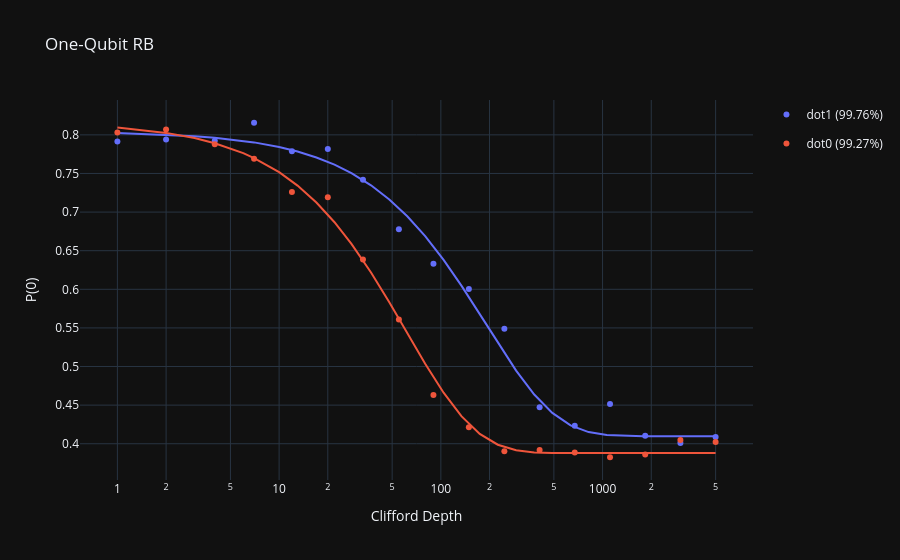

The notebook cell saved with this chart:
### Code cell
import re

import plotly.colors
import plotly.graph_objects as go

data_path = Path.home() / "Documents/repositories/boulder-opal-scale-up/examples/scaleup/equal1_calibration_store/calibration_data/"

job_files = [
    data_path / "one_qubit_rb-2026-05-16T04:28:55.031094+00:00.json",
    data_path / "one_qubit_rb-2026-05-16T02:36:01.630621+00:00.json",
]

colors = plotly.colors.qualitative.Plotly
fig = go.Figure()

for i, job_file in enumerate(job_files):
    color = colors[i % len(colors)]

    with job_file.open() as f:
        job_data = json.load(f)

    job_id = job_data["id"]
    entry = job_data["calibration_log"][0]
    params = {**entry["parameters"], "min_valid_shots": 100}

    record = {
        "job_id": job_id,
        "experiment_name": entry["experiment_name"],
        "parameters": params,
        "measurements": entry["measurements"],
    }

    replay = replay_record(record)
    analysis_value = replay.action.updates.value

    if isinstance(analysis_value, AnalysisResult):
        fit_result = analysis_value.value

        # Qubit name is in subtitle: "qubit dot0, X gate"
        qubit_name = job_file.stem  # fallback
        for plot in replay.plots:
            if isinstance(plot, LinePlot) and plot.config.subtitle:
                match = re.search(r"qubit\s+(\S+?)(?:,|\s|$)", plot.config.subtitle)
                if match:
                    qubit_name = match.group(1)
                break

        fidelity_pct = fit_result.fidelity.value * 100
        label = f"{qubit_name} ({fidelity_pct:.2f}%)"

        fig.add_trace(go.Scatter(
            x=params["clifford_depths"],
            y=fit_result.probability_ground,
            mode="markers",
            name=label,
            marker=dict(color=color),
            legendgroup=label,
        ))
        fig.add_trace(go.Scatter(
            x=fit_result.x_fit,
            y=fit_result.y_fit,
            mode="lines",
            name=label,
            line=dict(color=color),
            legendgroup=label,
            showlegend=False,
        ))
    else:
        print(f"Skipping {job_file.name}: {analysis_value.message}")  # noqa: T201

fig.update_layout(
    template="plotly_dark",
    xaxis=dict(title="Clifford Depth", type="log"),
    yaxis_title="P(0)",
    title="One-Qubit RB",
)
fig.show()

### Figure 1 — Plotly figure (JSON) as saved in the notebook; plotly's stock layout.template omitted (floating-point values rounded to 4 significant figures)
{"data": [{"legendgroup": "dot1 (99.76%)", "marker": {"color": "#636EFA"}, "mode": "markers", "name": "dot1 (99.76%)", "type": "scatter", "x": [1, 2, 4, 7, 12, 20, 33, 55, 90, 149, 247, 408, 673, 1112, 1835, 3029, 4999], "y": [0.7913, 0.7938, 0.7923, 0.8157, 0.7786, 0.7816, 0.7419, 0.6778, 0.6332, 0.6005, 0.5488, 0.4474, 0.4233, 0.4516, 0.4105, 0.4008, 0.4086]}, {"legendgroup": "dot1 (99.76%)", "line": {"color": "#636EFA"}, "mode": "lines", "name": "dot1 (99.76%)", "showlegend": false, "type": "scatter", "x": [1, 1, 1, 2, 2, 3, 4, 6, 7, 10, 13, 17, 22, 28, 37, 48, 62, 80, 104, 134, 174, 225, 292, 378, 489, 634, 820, 1062, 1375, 1780, 2304, 2983, 3861, 4998], "y": [0.8025, 0.8025, 0.8025, 0.8004, 0.8004, 0.7984, 0.7963, 0.7923, 0.7903, 0.7843, 0.7784, 0.7707, 0.7614, 0.7504, 0.7347, 0.7164, 0.6946, 0.6689, 0.6381, 0.6048, 0.5677, 0.5305, 0.4947, 0.4638, 0.4399, 0.4238, 0.4151, 0.4113, 0.4101, 0.4098, 0.4098, 0.4098, 0.4098, 0.4098]}, {"legendgroup": "dot0 (99.27%)", "marker": {"color": "#EF553B"}, "mode": "markers", "name": "dot0 (99.27%)", "type": "scatter", "x": [1, 2, 4, 7, 12, 20, 33, 55, 90, 149, 247, 408, 673, 1112, 1835, 3029, 4999], "y": [0.8031, 0.8071, 0.7879, 0.7691, 0.7261, 0.7192, 0.6385, 0.561, 0.4631, 0.4215, 0.3903, 0.392, 0.3887, 0.3825, 0.3862, 0.405, 0.4022]}, {"legendgroup": "dot0 (99.27%)", "line": {"color": "#EF553B"}, "mode": "lines", "name": "dot0 (99.27%)", "showlegend": false, "type": "scatter", "x": [1, 1, 1, 2, 2, 3, 4, 6, 7, 10, 13, 17, 22, 28, 37, 48, 62, 80, 104, 134, 174, 225, 292, 378, 489, 634, 820, 1062, 1375, 1780, 2304, 2983, 3861, 4998], "y": [0.8094, 0.8094, 0.8094, 0.8026, 0.8026, 0.7958, 0.7892, 0.7763, 0.77, 0.7517, 0.7343, 0.7123, 0.6868, 0.6589, 0.6218, 0.5833, 0.5433, 0.5036, 0.4661, 0.4357, 0.4128, 0.3987, 0.3915, 0.3888, 0.3881, 0.3879, 0.3879, 0.3879, 0.3879, 0.3879, 0.3879, 0.3879, 0.3879, 0.3879]}], "layout": {"title": {"text": "One-Qubit RB"}, "xaxis": {"title": {"text": "Clifford Depth"}, "type": "log"}, "yaxis": {"title": {"text": "P(0)"}}}}
